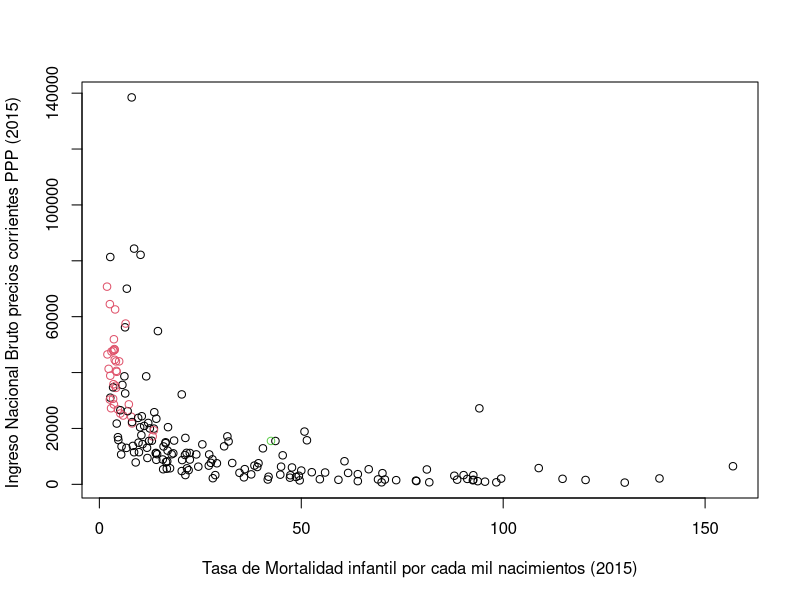

This figure's R source: (Note: this script raises an error after producing the figure.)
## Clasificador para todos los países

#install.packages("dplyr") ## librería básica de manejo de datos
library(dplyr) ## se carga la librería

## Juntando bases de datos para flag OCDE
A <- read.csv(file = "Cap 1. Principios de aprendizaje automatizado/data/all_contries.csv", 
              stringsAsFactors = F)

B <- read.csv(file = "Cap 1. Principios de aprendizaje automatizado/data/ocde_members.csv", 
             stringsAsFactors = F) %>% select(-Date)

df2 <- left_join(A, B)

## Se pintan los casos que no son miembros de la OCDE con color 1 (negro)
df2$OCDE_member[is.na(df2$OCDE_member)] <- 1


## Cambiando los nombres de todas las variables
## se utiliza una lista de nombres más sencilla de interpretar
names(df2) <-c("Nombre_pais",
               "Codigo_pais",
               "GNI_PC_PPP",
               "Tasa_mortalidad",
               "OCDE_member")
df2$OCDE_member[df2$Nombre_pais == "World"] <- 3


par(mfrow=c(1,1))
plot(df2$Tasa_mortalidad, 
     df2$GNI_PC_PPP ,
     col = df2$OCDE_member,
     xlab = "Tasa de Mortalidad infantil por cada mil nacimientos (2015)",
     ylab = "Ingreso Nacional Bruto precios corrientes PPP (2015) ")
abline(a, col = "blue", lwd = 3)

## Se pueden agregar otras líneas para mejorar el poder de clasificación del algoritmo

# a$coefficients <- a$coefficients * -2
# abline(a, col = "blue", lwd = 3 )
# 
# a$coefficients <- abs(a$coefficients) + 100
# abline(a, col = "blue", lwd = 3 )

## Se crean puntos hipotéticos
x <- c(5, 7, 9)
y <- c(17000, 70000,32000)
p<- data.frame(x, y)

## Se pintan los puntos al gráfico anterior
points(p, col = "cyan", lwd = 10)
